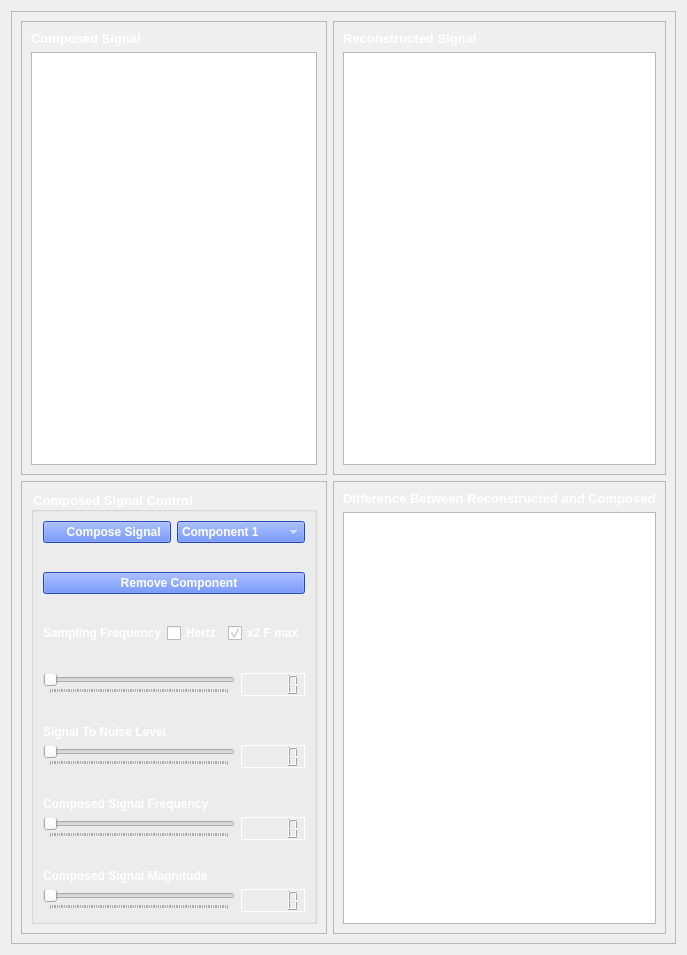
      <widget class="QWidget" name="Compose">
       <attribute name="icon">
        <iconset>
         <normaloff>writing.png</normaloff>writing.png</iconset>
       </attribute>
       <attribute name="title">
        <string>Compose</string>
       </attribute>
       <layout class="QGridLayout" name="gridLayout_9">
        <item row="0" column="0">
         <widget class="QFrame" name="frame_3">
          <property name="sizePolicy">
           <sizepolicy hsizetype="Expanding" vsizetype="Expanding">
            <horstretch>3</horstretch>
            <verstretch>0</verstretch>
           </sizepolicy>
          </property>
          <property name="frameShape">
           <enum>QFrame::StyledPanel</enum>
          </property>
          <property name="frameShadow">
           <enum>QFrame::Raised</enum>
          </property>
          <layout class="QGridLayout" name="gridLayout">
           <item row="0" column="0">
            <widget class="QFrame" name="frame_4">
             <property name="sizePolicy">
              <sizepolicy hsizetype="Expanding" vsizetype="Expanding">
               <horstretch>3</horstretch>
               <verstretch>3</verstretch>
              </sizepolicy>
             </property>
             <property name="frameShape">
              <enum>QFrame::StyledPanel</enum>
             </property>
             <property name="frameShadow">
              <enum>QFrame::Raised</enum>
             </property>
             <layout class="QGridLayout" name="gridLayout_6">
              <item row="0" column="0">
               <widget class="QLabel" name="label_7">
                <property name="sizePolicy">
                 <sizepolicy hsizetype="Preferred" vsizetype="Preferred">
                  <horstretch>1</horstretch>
                  <verstretch>0</verstretch>
                 </sizepolicy>
                </property>
                <property name="font">
                 <font>
                  <pointsize>10</pointsize>
                  <weight>75</weight>
                  <bold>true</bold>
                 </font>
                </property>
                <property name="styleSheet">
                 <string notr="true">color: white ;
</string>
                </property>
                <property name="text">
                 <string>Composed Signal</string>
                </property>
               </widget>
              </item>
              <item row="1" column="0">
               <widget class="QGraphicsView" name="Composed_Signal_PlotWidget">
                <property name="sizePolicy">
                 <sizepolicy hsizetype="Expanding" vsizetype="Expanding">
                  <horstretch>1</horstretch>
                  <verstretch>1</verstretch>
                 </sizepolicy>
                </property>
               </widget>
              </item>
             </layout>
            </widget>
           </item>
           <item row="0" column="1">
            <widget class="QFrame" name="frame_8">
             <property name="sizePolicy">
              <sizepolicy hsizetype="Expanding" vsizetype="Expanding">
               <horstretch>3</horstretch>
               <verstretch>3</verstretch>
              </sizepolicy>
             </property>
             <property name="minimumSize">
              <size>
               <width>0</width>
               <height>0</height>
              </size>
             </property>
             <property name="frameShape">
              <enum>QFrame::StyledPanel</enum>
             </property>
             <property name="frameShadow">
              <enum>QFrame::Raised</enum>
             </property>
             <layout class="QGridLayout" name="gridLayout_7">
              <item row="0" column="0">
               <widget class="QLabel" name="label_8">
                <property name="font">
                 <font>
                  <pointsize>10</pointsize>
                  <weight>75</weight>
                  <bold>true</bold>
                 </font>
                </property>
                <property name="styleSheet">
                 <string notr="true">color: white ;
</string>
                </property>
                <property name="text">
                 <string>Reconstructed Signal</string>
                </property>
               </widget>
              </item>
              <item row="1" column="0">
               <widget class="QGraphicsView" name="Compose_Reconstructed_PlotWidget"/>
              </item>
             </layout>
            </widget>
           </item>
           <item row="1" column="0">
            <widget class="QFrame" name="frame_9">
             <property name="sizePolicy">
              <sizepolicy hsizetype="Expanding" vsizetype="Expanding">
               <horstretch>3</horstretch>
               <verstretch>3</verstretch>
              </sizepolicy>
             </property>
             <property name="minimumSize">
              <size>
               <width>0</width>
               <height>0</height>
              </size>
             </property>
             <property name="frameShape">
              <enum>QFrame::StyledPanel</enum>
             </property>
             <property name="frameShadow">
              <enum>QFrame::Raised</enum>
             </property>
             <layout class="QGridLayout" name="gridLayout_8">
              <item row="0" column="0">
               <widget class="QGroupBox" name="groupBox">
                <property name="font">
                 <font>
                  <pointsize>10</pointsize>
                  <weight>75</weight>
                  <bold>true</bold>
                 </font>
                </property>
                <property name="styleSheet">
                 <string notr="true">color: white;
</string>
                </property>
                <property name="title">
                 <string>Composed Signal Control</string>
                </property>
                <layout class="QGridLayout" name="gridLayout_2">
                 <item row="1" column="0">
                  <layout class="QVBoxLayout" name="verticalLayout">
                   <item>
                    <layout class="QHBoxLayout" name="horizontalLayout">
                     <item>
                      <widget class="QPushButton" name="Compose_Button">
                       <property name="font">
                        <font>
                         <weight>75</weight>
                         <bold>true</bold>
                        </font>
                       </property>
                       <property name="styleSheet">
                        <string notr="true">background-color:#3366ff;
color: white;</string>
                       </property>
                       <property name="text">
                        <string>    Compose Signal</string>
                       </property>
                       <property name="icon">
                        <iconset>
                         <normaloff>writing.png</normaloff>writing.png</iconset>
                       </property>
                      </widget>
                     </item>
                     <item>
                      <widget class="QComboBox" name="Compose_Components_CheckBox">
                       <property name="sizePolicy">
                        <sizepolicy hsizetype="Minimum" vsizetype="Minimum">
                         <horstretch>0</horstretch>
                         <verstretch>0</verstretch>
                        </sizepolicy>
                       </property>
                       <property name="minimumSize">
                        <size>
                         <width>0</width>
                         <height>0</height>
                        </size>
                       </property>
                       <property name="font">
                        <font>
                         <weight>75</weight>
                         <bold>true</bold>
                        </font>
                       </property>
                       <property name="layoutDirection">
                        <enum>Qt::LeftToRight</enum>
                       </property>
                       <property name="styleSheet">
                        <string notr="true">background-color:#3366ff;
color: white</string>
                       </property>
                       <item>
                        <property name="text">
                         <string>Component 1</string>
                        </property>
                       </item>
                      </widget>
                     </item>
                    </layout>
                   </item>
                   <item>
                    <spacer name="verticalSpacer_4">
                     <property name="orientation">
                      <enum>Qt::Vertical</enum>
                     </property>
                     <property name="sizeHint" stdset="0">
                      <size>
                       <width>20</width>
                       <height>40</height>
                      </size>
                     </property>
                    </spacer>
                   </item>
                   <item>
                    <layout class="QHBoxLayout" name="horizontalLayout_2">
                     <item>
                      <widget class="QPushButton" name="Compose_Remove_Component_Button">
                       <property name="font">
                        <font>
                         <weight>75</weight>
                         <bold>true</bold>
                        </font>
                       </property>
                       <property name="styleSheet">
                        <string notr="true">background-color:#3366ff;
color: white;</string>
                       </property>
                       <property name="text">
                        <string>   Remove Component</string>
                       </property>
                       <property name="icon">
                        <iconset>
                         <normaloff>remove.png</normaloff>remove.png</iconset>
                       </property>
                      </widget>
                     </item>
                    </layout>
                   </item>
                   <item>
                    <spacer name="verticalSpacer_5">
                     <property name="orientation">
                      <enum>Qt::Vertical</enum>
                     </property>
                     <property name="sizeHint" stdset="0">
                      <size>
                       <width>20</width>
                       <height>40</height>
                      </size>
                     </property>
                    </spacer>
                   </item>
                   <item>
                    <layout class="QHBoxLayout" name="horizontalLayout_3">
                     <item>
                      <widget class="QLabel" name="label_10">
                       <property name="font">
                        <font>
                         <weight>75</weight>
                         <bold>true</bold>
                        </font>
                       </property>
                       <property name="styleSheet">
                        <string notr="true">color: white ;
</string>
                       </property>
                       <property name="text">
                        <string>Sampling Frequency</string>
                       </property>
                      </widget>
                     </item>
                     <item>
                      <widget class="QCheckBox" name="Compose_Hertz_CheckBox">
                       <property name="font">
                        <font>
                         <weight>75</weight>
                         <bold>true</bold>
                        </font>
                       </property>
                       <property name="styleSheet">
                        <string notr="true">color: white;</string>
                       </property>
                       <property name="text">
                        <string>Hertz</string>
                       </property>
                       <property name="icon">
                        <iconset>
                         <normaloff>radio-waves (1).png</normaloff>radio-waves (1).png</iconset>
                       </property>
                       <property name="iconSize">
                        <size>
                         <width>40</width>
                         <height>40</height>
                        </size>
                       </property>
                      </widget>
                     </item>
                     <item>
                      <widget class="QCheckBox" name="Compose_x2Fmax_CheckBox">
                       <property name="enabled">
                        <bool>true</bool>
                       </property>
                       <property name="font">
                        <font>
                         <weight>75</weight>
                         <bold>true</bold>
                        </font>
                       </property>
                       <property name="styleSheet">
                        <string notr="true">color: white;</string>
                       </property>
                       <property name="text">
                        <string>x2 F max</string>
                       </property>
                       <property name="icon">
                        <iconset>
                         <normaloff>performance.png</normaloff>performance.png</iconset>
                       </property>
                       <property name="iconSize">
                        <size>
                         <width>50</width>
                         <height>50</height>
                        </size>
                       </property>
                       <property name="checked">
                        <bool>true</bool>
                       </property>
                      </widget>
                     </item>
                    </layout>
                   </item>
                   <item>
                    <spacer name="verticalSpacer_6">
                     <property name="orientation">
                      <enum>Qt::Vertical</enum>
                     </property>
                     <property name="sizeHint" stdset="0">
                      <size>
                       <width>20</width>
                       <height>40</height>
                      </size>
                     </property>
                    </spacer>
                   </item>
                   <item>
                    <layout class="QHBoxLayout" name="horizontalLayout_12">
                     <item>
                      <widget class="QSlider" name="Compose_Sampling_Frequency_Slid">
                       <property name="minimum">
                        <number>0</number>
                       </property>
                       <property name="maximum">
                        <number>100</number>
                       </property>
                       <property name="value">
                        <number>0</number>
                       </property>
                       <property name="orientation">
                        <enum>Qt::Horizontal</enum>
                       </property>
                       <property name="tickPosition">
                        <enum>QSlider::TicksBelow</enum>
                       </property>
                       <property name="tickInterval">
                        <number>1</number>
                       </property>
                      </widget>
                     </item>
                     <item>
                      <widget class="QLCDNumber" name="Compose_Sampling_Frequency_LCD">
                       <property name="font">
                        <font>
                         <weight>75</weight>
                         <bold>true</bold>
                        </font>
                       </property>
                       <property name="frameShadow">
                        <enum>QFrame::Plain</enum>
                       </property>
                       <property name="intValue" stdset="0">
                        <number>0</number>
                       </property>
                      </widget>
                     </item>
                    </layout>
                   </item>
                   <item>
                    <spacer name="verticalSpacer_7">
                     <property name="orientation">
                      <enum>Qt::Vertical</enum>
                     </property>
                     <property name="sizeHint" stdset="0">
                      <size>
                       <width>20</width>
                       <height>40</height>
                      </size>
                     </property>
                    </spacer>
                   </item>
                   <item>
                    <widget class="QLabel" name="label_11">
                     <property name="font">
                      <font>
                       <weight>75</weight>
                       <bold>true</bold>
                      </font>
                     </property>
                     <property name="styleSheet">
                      <string notr="true">color: white ;
</string>
                     </property>
                     <property name="text">
                      <string>Signal To Noise Level</string>
                     </property>
                    </widget>
                   </item>
                   <item>
                    <layout class="QHBoxLayout" name="horizontalLayout_13">
                     <item>
                      <widget class="QSlider" name="Compose_Signal_to_Noise_Slider">
                       <property name="minimum">
                        <number>0</number>
                       </property>
                       <property name="maximum">
                        <number>100</number>
                       </property>
                       <property name="value">
                        <number>0</number>
                       </property>
                       <property name="orientation">
                        <enum>Qt::Horizontal</enum>
                       </property>
                       <property name="tickPosition">
                        <enum>QSlider::TicksBelow</enum>
                       </property>
                       <property name="tickInterval">
                        <number>1</number>
                       </property>
                      </widget>
                     </item>
                     <item>
                      <widget class="QLCDNumber" name="Load_Signal_to_Noise_LCD_2">
                       <property name="font">
                        <font>
                         <weight>75</weight>
                         <bold>true</bold>
                        </font>
                       </property>
                       <property name="frameShadow">
                        <enum>QFrame::Plain</enum>
                       </property>
                       <property name="intValue" stdset="0">
                        <number>0</number>
                       </property>
                      </widget>
                     </item>
                    </layout>
                   </item>
                   <item>
                    <spacer name="verticalSpacer_8">
                     <property name="orientation">
                      <enum>Qt::Vertical</enum>
                     </property>
                     <property name="sizeHint" stdset="0">
                      <size>
                       <width>20</width>
                       <height>40</height>
                      </size>
                     </property>
                    </spacer>
                   </item>
                   <item>
                    <widget class="QLabel" name="label_12">
                     <property name="font">
                      <font>
                       <weight>75</weight>
                       <bold>true</bold>
                      </font>
                     </property>
                     <property name="styleSheet">
                      <string notr="true">color: white ;
</string>
                     </property>
                     <property name="text">
                      <string>Composed Signal Frequency</string>
                     </property>
                    </widget>
                   </item>
                   <item>
                    <layout class="QHBoxLayout" name="horizontalLayout_15">
                     <item>
                      <widget class="QSlider" name="Compose_Signal_Frequency_Slider">
                       <property name="minimum">
                        <number>0</number>
                       </property>
                       <property name="maximum">
                        <number>100</number>
                       </property>
                       <property name="value">
                        <number>0</number>
                       </property>
                       <property name="orientation">
                        <enum>Qt::Horizontal</enum>
                       </property>
                       <property name="tickPosition">
                        <enum>QSlider::TicksBelow</enum>
                       </property>
                       <property name="tickInterval">
                        <number>1</number>
                       </property>
                      </widget>
                     </item>
                     <item>
                      <widget class="QLCDNumber" name="Compose_Signal_Frequency_LCD">
                       <property name="font">
                        <font>
                         <weight>75</weight>
                         <bold>true</bold>
                        </font>
                       </property>
                       <property name="frameShadow">
                        <enum>QFrame::Plain</enum>
                       </property>
                       <property name="intValue" stdset="0">
                        <number>0</number>
                       </property>
                      </widget>
                     </item>
                    </layout>
                   </item>
                   <item>
                    <spacer name="verticalSpacer_10">
                     <property name="orientation">
                      <enum>Qt::Vertical</enum>
                     </property>
                     <property name="sizeHint" stdset="0">
                      <size>
                       <width>20</width>
                       <height>40</height>
                      </size>
                     </property>
                    </spacer>
                   </item>
                   <item>
                    <widget class="QLabel" name="label_13">
                     <property name="font">
                      <font>
                       <weight>75</weight>
                       <bold>true</bold>
                      </font>
                     </property>
                     <property name="styleSheet">
                      <string notr="true">color: white ;
</string>
                     </property>
                     <property name="text">
                      <string>Composed Signal Magnitude</string>
                     </property>
                    </widget>
                   </item>
                   <item>
                    <layout class="QHBoxLayout" name="horizontalLayout_14">
                     <item>
                      <widget class="QSlider" name="Compose_Signal_Magnitude_Slider">
                       <property name="minimum">
                        <number>0</number>
                       </property>
                       <property name="maximum">
                        <number>100</number>
                       </property>
                       <property name="value">
                        <number>0</number>
                       </property>
                       <property name="orientation">
                        <enum>Qt::Horizontal</enum>
                       </property>
                       <property name="tickPosition">
                        <enum>QSlider::TicksBelow</enum>
                       </property>
                       <property name="tickInterval">
                        <number>1</number>
                       </property>
                      </widget>
                     </item>
                     <item>
                      <widget class="QLCDNumber" name="Compose_Signal_Magnitude_LCD">
                       <property name="font">
                        <font>
                         <weight>75</weight>
                         <bold>true</bold>
                        </font>
                       </property>
                       <property name="frameShadow">
                        <enum>QFrame::Plain</enum>
                       </property>
                       <property name="intValue" stdset="0">
                        <number>0</number>
                       </property>
                      </widget>
                     </item>
                    </layout>
                   </item>
                  </layout>
                 </item>
                 <item row="3" column="0">
                  <spacer name="verticalSpacer_11">
                   <property name="orientation">
                    <enum>Qt::Vertical</enum>
                   </property>
                   <property name="sizeHint" stdset="0">
                    <size>
                     <width>20</width>
                     <height>40</height>
                    </size>
                   </property>
                  </spacer>
                 </item>
                 <item row="0" column="0">
                  <spacer name="verticalSpacer_9">
                   <property name="orientation">
                    <enum>Qt::Vertical</enum>
                   </property>
                   <property name="sizeHint" stdset="0">
                    <size>
                     <width>20</width>
                     <height>40</height>
                    </size>
                   </property>
                  </spacer>
                 </item>
                 <item row="2" column="0">
                  <spacer name="verticalSpacer_13">
                   <property name="orientation">
                    <enum>Qt::Vertical</enum>
                   </property>
                   <property name="sizeHint" stdset="0">
                    <size>
                     <width>20</width>
                     <height>40</height>
                    </size>
                   </property>
                  </spacer>
                 </item>
                </layout>
               </widget>
              </item>
             </layout>
            </widget>
           </item>
           <item row="1" column="1">
            <widget class="QFrame" name="frame_10">
             <property name="sizePolicy">
              <sizepolicy hsizetype="Expanding" vsizetype="Expanding">
               <horstretch>3</horstretch>
               <verstretch>3</verstretch>
              </sizepolicy>
             </property>
             <property name="frameShape">
              <enum>QFrame::StyledPanel</enum>
             </property>
             <property name="frameShadow">
              <enum>QFrame::Raised</enum>
             </property>
             <layout class="QGridLayout" name="gridLayout_5">
              <item row="0" column="0">
               <widget class="QLabel" name="label_9">
                <property name="sizePolicy">
                 <sizepolicy hsizetype="Preferred" vsizetype="Preferred">
                  <horstretch>1</horstretch>
                  <verstretch>0</verstretch>
                 </sizepolicy>
                </property>
                <property name="font">
                 <font>
                  <pointsize>10</pointsize>
                  <weight>75</weight>
                  <bold>true</bold>
                 </font>
                </property>
                <property name="styleSheet">
                 <string notr="true">color: white ;
</string>
                </property>
                <property name="text">
                 <string>Difference Between Reconstructed and Composed</string>
                </property>
               </widget>
              </item>
              <item row="1" column="0">
               <widget class="QGraphicsView" name="Compose_Difference_PlotWidget">
                <property name="sizePolicy">
                 <sizepolicy hsizetype="Expanding" vsizetype="Expanding">
                  <horstretch>1</horstretch>
                  <verstretch>1</verstretch>
                 </sizepolicy>
                </property>
               </widget>
              </item>
             </layout>
            </widget>
           </item>
          </layout>
         </widget>
        </item>
       </layout>
      </widget>
